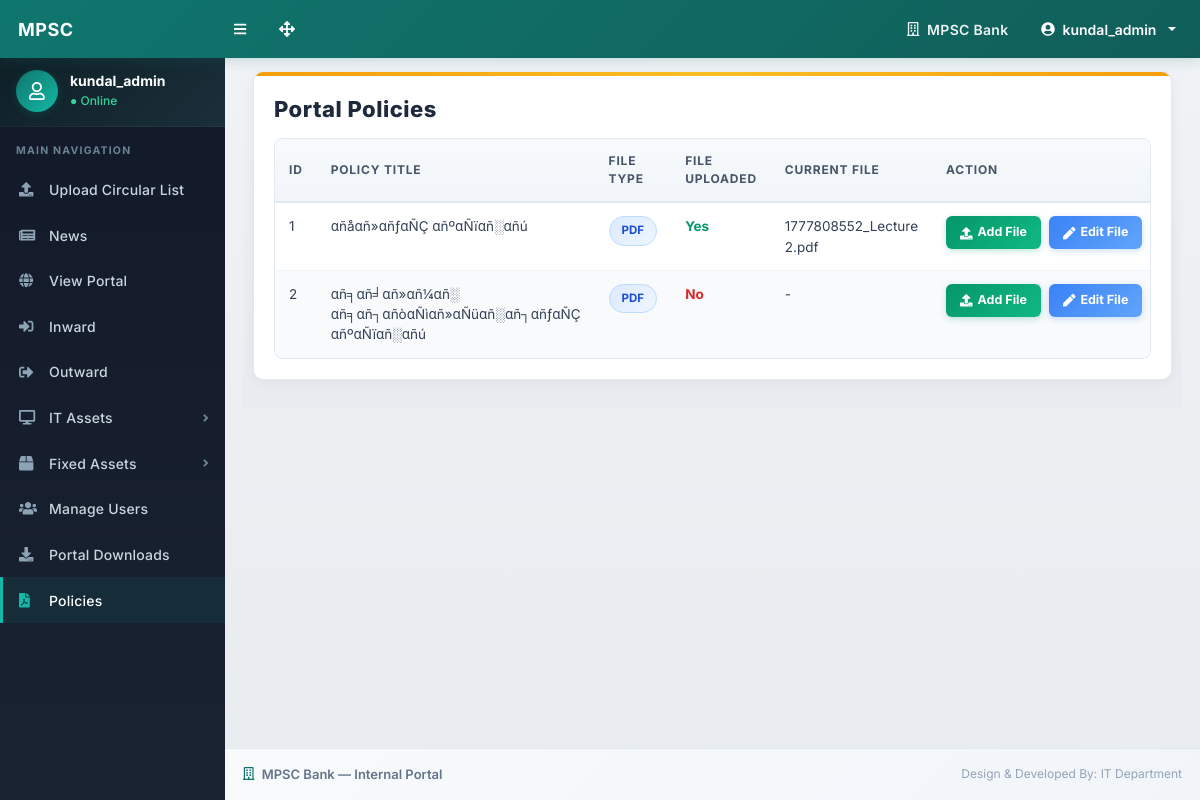
The app's page /manage-policies.php (signed in) with its own data.
### tables this page shows
CREATE TABLE `portal_policies` (
  `id` int(11) NOT NULL AUTO_INCREMENT,
  `policy_key` varchar(100) DEFAULT NULL,
  `policy_title` varchar(255) NOT NULL,
  `file_name` varchar(255) DEFAULT NULL,
  `is_active` tinyint(1) NOT NULL DEFAULT 1,
  PRIMARY KEY (`id`)
);

### manage-policies.php (the view, shortened to what this page needs)
<?php
include_once('./includes/config.php');
$query = mysqli_query($con, "SELECT * FROM portal_policies WHERE is_active=1 ORDER BY id ASC");
?>
<!DOCTYPE html>
<html lang="en">
<head>
    <link href="./css/styles.css" rel="stylesheet" />
    <link href="./css/custom.css" rel="stylesheet" />
    <link href="./css/policies.css" rel="stylesheet" />
</head>
<body class="sb-nav-fixed">
<?php include_once('./includes/navbar.php'); ?>
<div id="layoutSidenav">
    <?php include_once('./includes/sidebar.php'); ?>
    <div id="layoutSidenav_content">
        <main>
            <div class="container-fluid px-3">
                <div class="policies-page">
                    <div class="policies-panel">
                        <div class="policies-panel-body">
                            <div class="policies-top-row">
                                <h2 class="policies-title">Portal Policies</h2>
                            </div>
                            <div class="policies-table-wrap">
                                <div class="table-responsive">
                                    <table class="table-policies">
                                        <thead>
                                            <tr>
                                                <th>ID</th>
                                                <th>Policy Title</th>
                                                <th>File Type</th>
                                                <th>File Uploaded</th>
                                                <th>Current File</th>
                                                <th>Action</th>
                                            </tr>
                                        </thead>
                                        <tbody>
                                            <?php if ($query && mysqli_num_rows($query) > 0) { ?>
                                                <?php while ($row = mysqli_fetch_assoc($query)) { ?>
                                                    <tr>
                                                        <td><?php echo (int)$row['id']; ?></td>
                                                        <td><?php echo htmlspecialchars($row['policy_title']); ?></td>
                                                        <td><span class="policy-file-badge">PDF</span></td>
                                                        <td>
                                                            <?php if (!empty($row['file_name'])) { ?>
                                                                <span class="policy-status-yes">Yes</span>
                                                            <?php } else { ?>
                                                                <span class="policy-status-no">No</span>
                                                            <?php } ?>
                                                        </td>
                                                        <td><?php echo !empty($row['file_name']) ? htmlspecialchars($row['file_name']) : '-'; ?></td>
                                                        <td>
                                                            <div class="policy-actions-wrap">
                                                                <a href="add-policy-file.php?id=<?php echo (int)$row['id']; ?>" class="policy-add-btn">
                                                                    <i class="fas fa-upload"></i> Add File
                                                                </a>
                                                                <a href="edit-policy.php?id=<?php echo (int)$row['id']; ?>" class="policy-edit-btn">
                                                                    <i class="fas fa-pen"></i> Edit File
                                                                </a>
                                                            </div>
                                                        </td>
                                                    </tr>
                                                <?php } ?>
                                            <?php } ?>
                                        </tbody>
                                    </table>
                                </div>
                            </div>
                        </div>
                    </div>
                </div>
            </div>
        </main>
        <?php include_once('./includes/footer.php'); ?>
    </div>
</div>
</body>
</html>

### css/custom.css (style rules this page uses)
body { background-color: #f0f2f5 !important; font-family: 'Inter', 'Segoe UI', Arial, Helvetica, sans-serif; -webkit-font-smoothing: antialiased; -moz-osx-font-smoothing: grayscale; }
#layoutSidenav_content { background: linear-gradient(180deg, #f0f2f5 0%, #e8ebef 100%); }
.container-fluid { padding-left: 18px !important; padding-right: 18px !important; }

### css/policies.css (style rules this page uses)
.policies-page { background: linear-gradient(180deg, #f0f2f5 0%, #e8ebef 100%); min-height: 100%; padding: 16px 10px 28px 10px; }
.policies-panel { background: #ffffff; border: 1px solid #e2e8f0; border-top: none; border-radius: 10px; overflow: hidden; box-shadow: 0 2px 12px rgba(0,0,0,0.05); }
.policies-panel::before { content: ''; display: block; height: 4px; background: linear-gradient(90deg, #f59e0b, #fbbf24, #f59e0b); }
.policies-panel-body { padding: 20px; }
.policies-top-row { display: flex; justify-content: space-between; align-items: center; margin-bottom: 16px; gap: 14px; flex-wrap: wrap; }
.policies-title { font-size: 22px; font-weight: 800; color: #1e293b; margin: 0; letter-spacing: 0.5px; }
.policies-table-wrap { background: #fff; border-radius: 8px; overflow: hidden; border: 1px solid #e2e8f0; }
.table-policies { width: 100%; margin-bottom: 0; border-collapse: collapse; }
.table-policies thead th { background: linear-gradient(180deg, #f8fafc 0%, #f1f5f9 100%); color: #475569; font-size: 12px; font-weight: 700; padding: 13px 14px; border: none !important; text-transform: uppercase; letter-spacing: 0.8px; border-bottom: 2px solid #e2e8f0 !important; }
.table-policies tbody td { background: #ffffff; padding: 13px 14px; border-top: 1px solid #f1f5f9 !important; vertical-align: top; font-size: 13.5px; color: #334155; }
.table-policies tbody tr { transition: background-color 0.15s ease; }
.table-policies tbody tr:nth-child(even) td { background: #f8fafc; }
.policy-file-badge { display: inline-block; padding: 5px 12px; border-radius: 999px; font-size: 11.5px; font-weight: 700; background: linear-gradient(135deg, #dbeafe 0%, #eff6ff 100%); color: #1d4ed8; border: 1px solid #bfdbfe; }
.policy-status-yes { color: #059669; font-weight: 700; }
.policy-status-no { color: #dc2626; font-weight: 700; }
.policy-actions-wrap { display: flex; gap: 8px; align-items: flex-start; }
.policy-add-btn, .policy-edit-btn { display: inline-flex; align-items: center; justify-content: center; gap: 5px; min-width: 82px; border-radius: 6px; padding: 7px 14px; text-decoration: none; font-weight: 700; font-size: 12.5px; white-space: nowrap; transition: all 0.25s ease; }
.policy-add-btn { background: linear-gradient(135deg, #059669 0%, #10b981 100%); color: #fff !important; box-shadow: 0 2px 6px rgba(5, 150, 105, 0.25); }
.policy-edit-btn { background: linear-gradient(135deg, #3b82f6 0%, #60a5fa 100%); color: #fff !important; box-shadow: 0 2px 6px rgba(59, 130, 246, 0.25); }

### records on screen
portal_policies: id "1", policy_title "αñåαñ»αñƒαÑÇ αñºαÑïαñ░αñú", shows "Yes", file_name "1777808552_Lecture 2.pdf"
portal_policies: id "2", policy_title "αñ╕αñ╛αñ»αñ¼αñ░ αñ╕αñ┐αñòαÑìαñ»αÑüαñ░αñ┐αñƒαÑÇ αñºαÑïαñ░αñú", shows "No"

### other values on screen
$_SESSION['login'] "kundal_admin"
